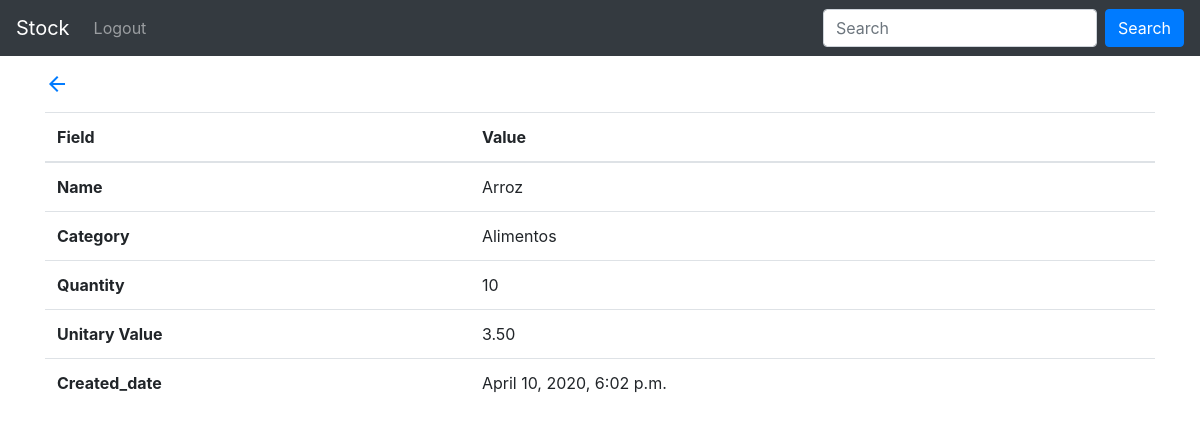
The page /stock/2/detail/ (signed in) on the database as committed earlier.
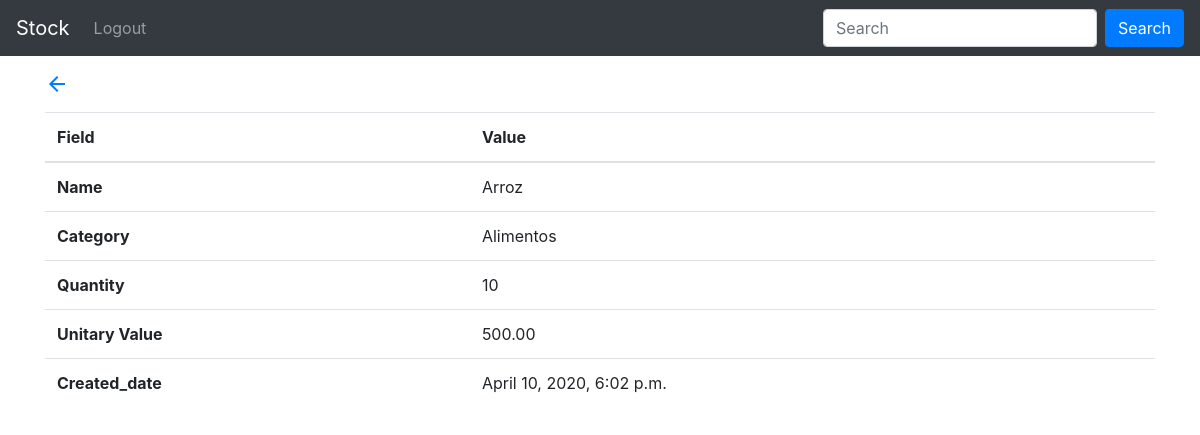
The same page on the database as committed later.
### stock_control/models.py (models this page shows, shortened)
class Stock(models.Model):
    name = models.CharField(max_length=100)
    category = models.ForeignKey(
        Category, null=True, on_delete=models.SET_NULL
    )
    quantity = models.IntegerField()
    unitary_value = models.DecimalField(max_digits=5, decimal_places=2)
    created_date = models.DateTimeField(default=timezone.now)
    published_date = models.DateTimeField(blank=True, null=True)
    class Meta:
        verbose_name = 'Stock'
        verbose_name_plural = 'Stocks'
        ordering=['id']

class Category(models.Model):
    name = models.CharField(max_length=100)
    description = models.CharField(max_length=200)
    class Meta:
        verbose_name = 'Category'
        verbose_name_plural = 'Categories'
    def __str__(self):
        return self.name

### stock_control/views.py (the view)
# urls.py: path('stock/<int:stock_id>/detail/', views.stock_detail, name='stock_detail'),
@login_required
def stock_detail(request, stock_id):
    stock = get_object_or_404(Stock, id=stock_id)
    return render(
        request,
        'stock_control/stock_detail.html',
        {'stock': stock}
    )

### stock_control/templates/stock_control/stock_detail.html (shortened to what this page needs)
{% extends 'stock_control/base.html' %}
{% block container %}
<div class="container">
  <a href="{% url 'stock_list' %}">
    <span class="material-icons mt-3 mb-3">
    </span>
  </a>
  <table class="table">
    <thead>
      <tr>
        <th scope="col">Field</th>
        <th scope="col">Value</th>
      </tr>
    </thead>
    <tbody>
      <tr>
        <th scope="row">Name</th>
        <td>{{ stock.name }}</td>
      </tr>
      <tr>
        <th scope="row">Category</th>
        <td>{{ stock.category }}</td>
      </tr>
      <tr>
        <th scope="row">Quantity</th>
        <td>{{ stock.quantity }}</td>
      </tr>
      <tr>
        <th scope="row">Unitary Value</th>
        <td>{{ stock.unitary_value }}</td>
      </tr>
      <tr>
        <th scope="row">Created_date</th>
        <td>{{ stock.created_date }}</td>
      </tr>
    </tbody>
  </table>
</div>
{% endblock %}

Rows that differ between the two databases and show on the page:
changed Stock "Arroz": unitary_value "3.50" → "500.00"
